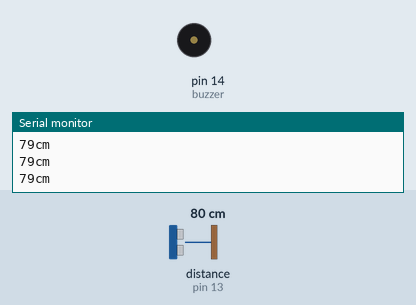
Simulated run of this sketch. Board: Arduino Uno, built with avr-gcc and run on an emulated ATmega328P. On the bench: buzzer (waves = sounding, pin HIGH), the last lines printed to the serial monitor. Wiring (inferred from the names in the program): ultrasonic range finder: trigger pin 12; echo pin 13. Inputs (shaded band) come from the test bench; at power-on: distance to the obstacle (sensor on pin 13) 80 cm. The echo pulse lasts 58.3 µs per cm; pins used as bus, display or sensor lines are not drawn.

Above: at 1.2 s.
1.3 s: distance to the obstacle (sensor on pin 13) set to 2 cm
At 1.8 s:
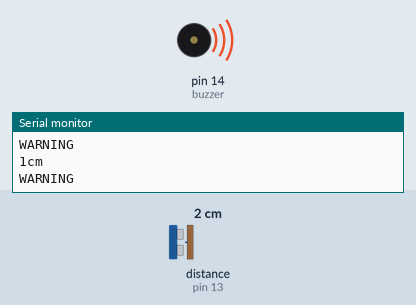
3.0 s: distance to the obstacle (sensor on pin 13) set to 18 cm
At 4.2 s:
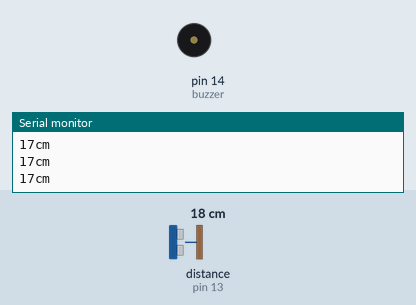
4.5 s: distance to the obstacle (sensor on pin 13) set to 4 cm
At 5.9 s:
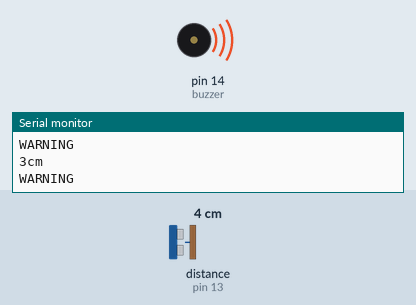
Timing chart, 0 to 7.5 s (numbered marks = the images above; inputs shaded):
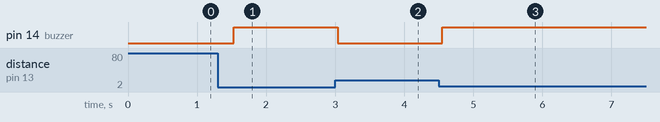

Measured:
- after the input at 1.3 s, pin 14 (buzzer): LOW → HIGH after 0.23 s
- after the input at 3.0 s, pin 14 (buzzer): HIGH → LOW at once
- after the input at 4.5 s, pin 14 (buzzer): LOW → HIGH after 0.05 s

The sketch:

LAB3_ultrasonic_sensor.ino
```cpp
int trigPin = 12;
int echoPin = 13;
int buzzer = 14;
long duration, cm;

void setup() {
  // put your setup code here, to run once:
  Serial.begin(9600);
  pinMode(trigPin,OUTPUT);
  pinMode(echoPin,INPUT);
  pinMode(14,OUTPUT);
}

void loop() {
  // put your main code here, to run repeatedly:
  digitalWrite(trigPin,LOW);
  delayMicroseconds(5);
  digitalWrite(trigPin,HIGH);
  delayMicroseconds(10);
  digitalWrite(trigPin,LOW);

  duration = pulseIn(echoPin,HIGH);

  cm = (duration/2)/29.1;
  Serial.print(cm);
  Serial.print("cm");
  Serial.println();
  digitalWrite(buzzer,LOW);

  if(cm<15)
  {
    Serial.print("WARNING");
    Serial.println();
    digitalWrite(buzzer,HIGH);
  }
  delay(250);
}
```
